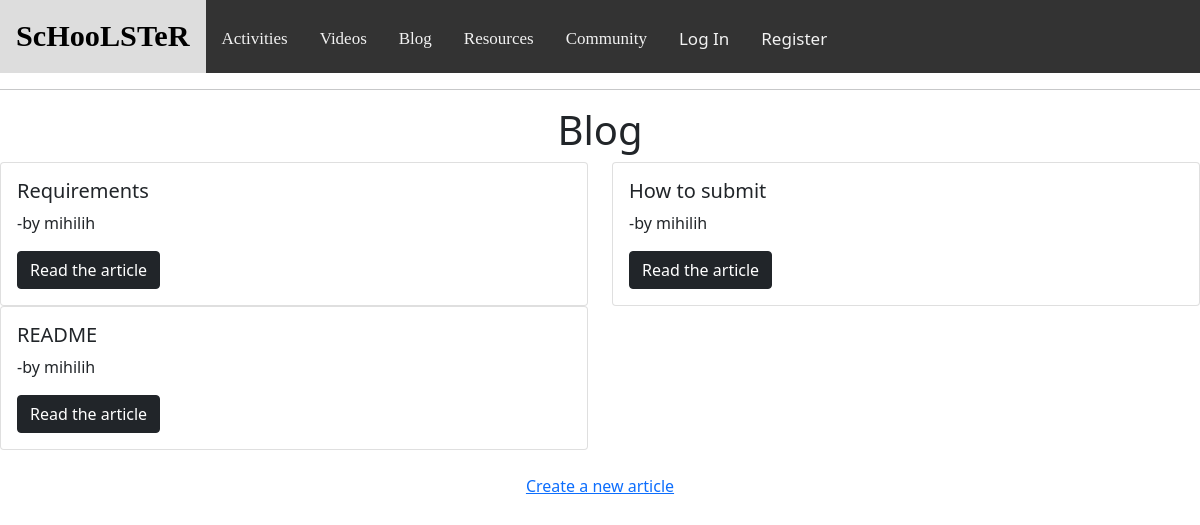
The page /articles on the database its author committed.
### final/models.py (models this page shows, shortened)
class Article(models.Model):
    id=models.AutoField(primary_key=True)
    title=models.CharField(max_length=100, blank = False)
    content=models.CharField(max_length=100000,blank = False)
    creator=models.ForeignKey(User, on_delete=models.SET_NULL, blank = True, null=True)

class User(AbstractUser):
    id=models.AutoField(primary_key=True)
    points=models.IntegerField(default=0)
    editor=models.BooleanField(default=False)
    pass

### final/views.py (the view)
# urls.py: path("articles", views.articles, name="articles"),
def articles(request):
    articles = Article.objects.all
    return render (request, "final/articles.html", {
        "articles": articles
    })

### final/templates/final/articles.html (shortened to what this page needs)
{% extends "final/layout.html" %}
{% block body %}
    <h1 style="text-align: center;">Blog</h1>
    <div class="row">
        {%for article in articles%}
        <div class="col-sm-6">
          <div class="card">
            <div class="card-body">
              <h5 class="card-title">{{article.title}}</h5>
              <p class="card-text">-by {{article.creator}}</p>
              <a href="{% url 'article' article.id %}" class="btn btn-dark">Read the article</a>
            </div>
          </div>
        </div>
      {%empty%}
            <li>No Articles Yes</li>
      {%endfor%}
    </div>
<div class="text-center mx-auto justify-content-center"><a href="{% url 'newarticle' %}">Create a new article</a></div>
{% endblock %}

### rows shown on the page
Article: title "Requirements", creator "mihilih"
Article: title "How to submit", creator "mihilih"
Article: title "README", creator "mihilih"
